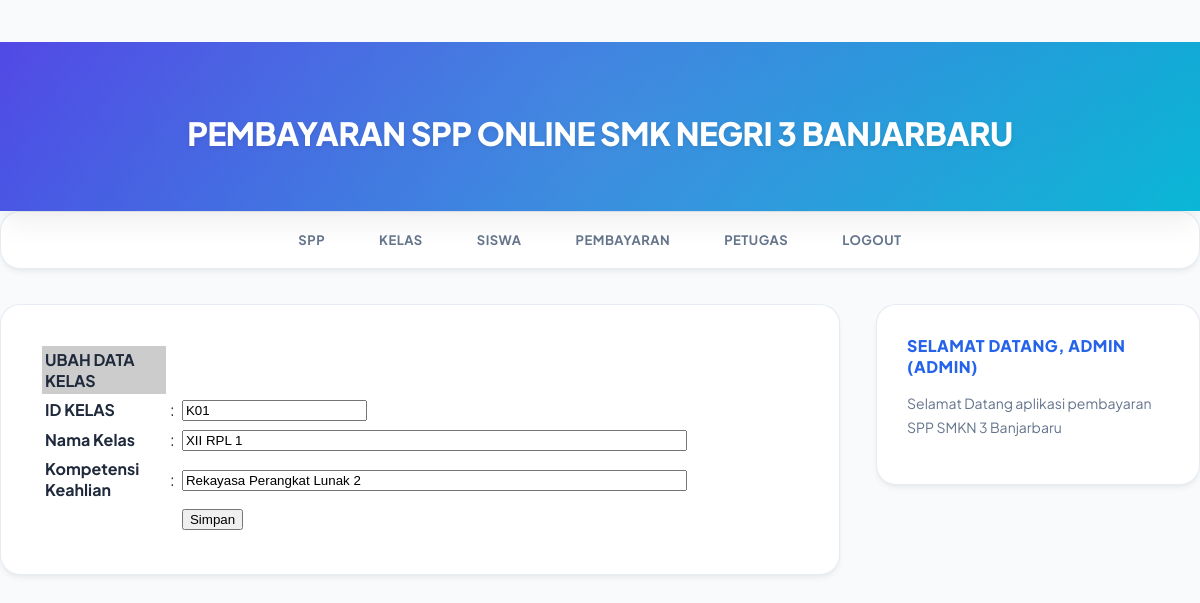
The app's page /admin/halaman_admin.php?open=edit_kelas&id_kelas=K01 (signed in) with its own data.
### tables this page shows
CREATE TABLE `kelas` (
  `id_kelas` varchar(5) NOT NULL,
  `nama_kelas` varchar(10) NOT NULL,
  `kompetensi_keahlian` varchar(30) NOT NULL
);

### admin/edit_kelas.php (the view, shortened to what this page needs)
<?php
include_once "../src/koneksi.php";
$id_kelas = $_GET['id_kelas'];
$sql  = mysqli_query($koneksi, "SELECT * FROM kelas WHERE id_kelas = '$id_kelas'");
$data = mysqli_fetch_array($sql);
?>
<form action="?open=edit_kelas&id_kelas=<?php echo $id_kelas; ?>" method="post" name="form1" target="_self">
<table class="table-list" width="650" border="0" cellspacing="1" cellpadding="3">
    <tr>
        <td bgcolor="#CCCCCC"><strong>UBAH DATA KELAS</strong></td>
        <td>&nbsp;</td>
        <td>&nbsp;</td>
    </tr>
    <tr>
        <td width="182"><strong>ID KELAS</strong></td>
        <td width="6">:</td>
        <td width="440"><input name="id_kelas" type="text" value="<?php echo $data['id_kelas']; ?>"
            readonly="true" /></td>
    </tr>
    <tr>
        <td><strong>Nama Kelas</strong></td>
        <td>:</td>
        <td><input name="nama_kelas" type="text" value="<?php echo $data['nama_kelas']; ?>"
            size="60" maxlength="100" /></td>
    </tr>
    <tr>
        <td><strong>Kompetensi Keahlian</strong></td>
        <td>:</td>
        <td><input name="kompetensi_keahlian" type="text" value="<?php echo $data['kompetensi_keahlian']; ?>"
            size="60" maxlength="100" /></td>
    </tr>
    <tr>
        <td>&nbsp;</td>
        <td>&nbsp;</td>
        <td><input name="btnSimpan" type="submit" id="btnSimpan" value="Simpan" /></td>
    </tr>
</table>
</form>

### src/style.css (style rules this page uses)
body { background: #f8fafc; margin: 0; font-family: 'Plus Jakarta Sans', sans-serif; color: #1e293b; min-height: 100vh; display: flex; flex-direction: column; }

### records on screen
kelas: id_kelas "K01", nama_kelas "XII RPL 1", kompetensi_keahlian "Rekayasa Perangkat Lunak 2"

### other values on screen
$_SESSION['level'] "ADMIN"
$_SESSION['username'] "ADMIN"
